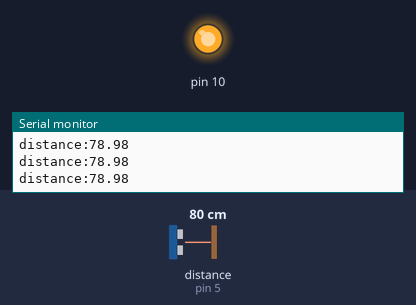
A sketch run on a simulated Arduino Uno, built with avr-gcc and run on an emulated ATmega328P. On the bench: output pins drawn as LEDs (lit = HIGH), the last lines printed to the serial monitor. Wiring (inferred from the names in the program): ultrasonic range finder: trigger pin 4; echo pin 5. The inputs (shaded band) are chosen by the test bench; at power-on: distance to the obstacle (sensor on pin 5) 80 cm. The echo pulse lasts 58.3 µs per cm; pins used as bus, display or sensor lines are not drawn.

Above: at 1.2 s.
1.3 s: distance to the obstacle (sensor on pin 5) set to 2 cm
At 2.3 s:
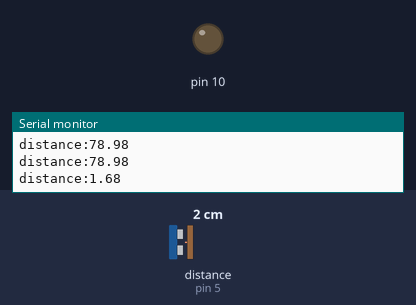
4.0 s: distance to the obstacle (sensor on pin 5) set to 250 cm
Timing chart, 0 to 7.0 s (numbered marks = the images above; inputs shaded):
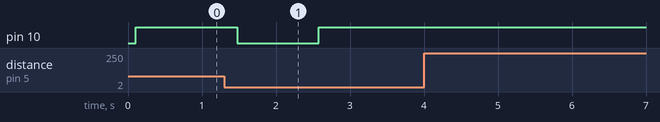

The sketch:

HandSanitizer.ino
```cpp
const int trigpin = 4;
const int echopin = 5;
//#define led 13;
long duration;
float distance, p_distance=20;

void setup()
{
  pinMode(10,OUTPUT);
  pinMode(trigpin, OUTPUT);
  pinMode(echopin,INPUT);
  Serial.begin(9600);
}
void loop() {
  digitalWrite(4, LOW);
  delayMicroseconds(2);
  digitalWrite(4, HIGH);
  delayMicroseconds(10);
  digitalWrite(4, LOW);
  duration=pulseIn(echopin, HIGH);
  distance=duration*0.034/2;
  Serial.print("distance:");
  Serial.print(distance);
  Serial.print("\n");
  delay(100);
  if(distance<10&&p_distance>10)
  {
    digitalWrite(10,LOW); //relay turns ON
    delay(1000);
  }
  else
  {
    digitalWrite(10,HIGH); //relay turns OFF
  }
  p_distance=distance;
}
```

Measured:
- after the input at 1.3 s, pin 10: HIGH → LOW after 0.17 s, → HIGH 1.1 s later
